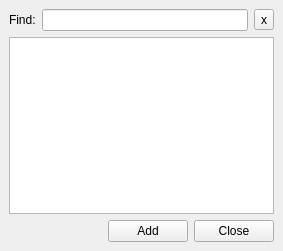
<ui version="4.0" >
 <class>DriversDialog</class>
 <widget class="QDialog" name="DriversDialog" >
  <property name="geometry" >
   <rect>
    <x>0</x>
    <y>0</y>
    <width>283</width>
    <height>251</height>
   </rect>
  </property>
  <property name="windowTitle" >
   <string>Drivers list</string>
  </property>
  <property name="windowIcon" >
   <iconset resource="../icons/resources.qrc" >:/32/delivery.png</iconset>
  </property>
  <layout class="QGridLayout" >
   <property name="margin" >
    <number>9</number>
   </property>
   <property name="spacing" >
    <number>6</number>
   </property>
   <item row="0" column="0" >
    <layout class="QGridLayout" >
     <property name="margin" >
      <number>0</number>
     </property>
     <property name="spacing" >
      <number>6</number>
     </property>
     <item row="0" column="0" >
      <layout class="QHBoxLayout" >
       <property name="margin" >
        <number>0</number>
       </property>
       <property name="spacing" >
        <number>6</number>
       </property>
       <item>
        <widget class="QLabel" name="label" >
         <property name="text" >
          <string>Find:</string>
         </property>
        </widget>
       </item>
       <item>
        <widget class="QLineEdit" name="findlineEdit" />
       </item>
       <item>
        <widget class="QToolButton" name="cleartoolButton" >
         <property name="focusPolicy" >
          <enum>Qt::NoFocus</enum>
         </property>
         <property name="text" >
          <string>x</string>
         </property>
        </widget>
       </item>
      </layout>
     </item>
     <item row="1" column="0" >
      <widget class="QTableView" name="tableView" >
       <property name="selectionMode" >
        <enum>QAbstractItemView::SingleSelection</enum>
       </property>
       <property name="selectionBehavior" >
        <enum>QAbstractItemView::SelectRows</enum>
       </property>
      </widget>
     </item>
     <item row="2" column="0" >
      <layout class="QHBoxLayout" >
       <property name="margin" >
        <number>0</number>
       </property>
       <property name="spacing" >
        <number>6</number>
       </property>
       <item>
        <spacer>
         <property name="orientation" >
          <enum>Qt::Horizontal</enum>
         </property>
         <property name="sizeHint" >
          <size>
           <width>40</width>
           <height>20</height>
          </size>
         </property>
        </spacer>
       </item>
       <item>
        <widget class="QPushButton" name="addpushButton" >
         <property name="text" >
          <string>Add</string>
         </property>
         <property name="autoDefault" >
          <bool>false</bool>
         </property>
        </widget>
       </item>
       <item>
        <widget class="QPushButton" name="closepushButton" >
         <property name="text" >
          <string>Close</string>
         </property>
         <property name="autoDefault" >
          <bool>false</bool>
         </property>
        </widget>
       </item>
      </layout>
     </item>
    </layout>
   </item>
  </layout>
 </widget>
 <resources>
  <include location="../icons/resources.qrc" />
 </resources>
 <connections>
  <connection>
   <sender>closepushButton</sender>
   <signal>clicked()</signal>
   <receiver>DriversDialog</receiver>
   <slot>reject()</slot>
   <hints>
    <hint type="sourcelabel" >
     <x>271</x>
     <y>239</y>
    </hint>
    <hint type="destinationlabel" >
     <x>282</x>
     <y>250</y>
    </hint>
   </hints>
  </connection>
  <connection>
   <sender>cleartoolButton</sender>
   <signal>clicked()</signal>
   <receiver>findlineEdit</receiver>
   <slot>clear()</slot>
   <hints>
    <hint type="sourcelabel" >
     <x>271</x>
     <y>11</y>
    </hint>
    <hint type="destinationlabel" >
     <x>246</x>
     <y>12</y>
    </hint>
   </hints>
  </connection>
 </connections>
</ui>
